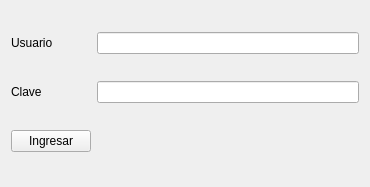
<?xml version="1.0" encoding="UTF-8"?>
<ui version="4.0">
 <class>Login</class>
 <widget class="QWidget" name="Login">
  <property name="geometry">
   <rect>
    <x>0</x>
    <y>0</y>
    <width>370</width>
    <height>187</height>
   </rect>
  </property>
  <property name="windowTitle">
   <string>Login de usuarios</string>
  </property>
  <layout class="QGridLayout" name="gridLayout">
   <item row="3" column="0">
    <widget class="MiLabel" name="lClave">
     <property name="text">
      <string>Clave</string>
     </property>
    </widget>
   </item>
   <item row="3" column="1">
    <widget class="QLineEdit" name="leClave">
     <property name="text">
      <string/>
     </property>
     <property name="echoMode">
      <enum>QLineEdit::Password</enum>
     </property>
    </widget>
   </item>
   <item row="4" column="0">
    <widget class="QPushButton" name="pbIngresar">
     <property name="text">
      <string>Ingresar</string>
     </property>
    </widget>
   </item>
   <item row="2" column="0">
    <widget class="QLabel" name="lUsuario">
     <property name="text">
      <string>Usuario</string>
     </property>
    </widget>
   </item>
   <item row="4" column="1">
    <spacer name="horizontalSpacer">
     <property name="orientation">
      <enum>Qt::Horizontal</enum>
     </property>
     <property name="sizeHint" stdset="0">
      <size>
       <width>40</width>
       <height>20</height>
      </size>
     </property>
    </spacer>
   </item>
   <item row="2" column="1">
    <widget class="QLineEdit" name="leUsuario"/>
   </item>
  </layout>
 </widget>
 <customwidgets>
  <customwidget>
   <class>MiLabel</class>
   <extends>QLabel</extends>
   <header>milabel.h</header>
  </customwidget>
 </customwidgets>
 <tabstops>
  <tabstop>leUsuario</tabstop>
  <tabstop>leClave</tabstop>
  <tabstop>pbIngresar</tabstop>
 </tabstops>
 <resources/>
 <connections/>
</ui>
